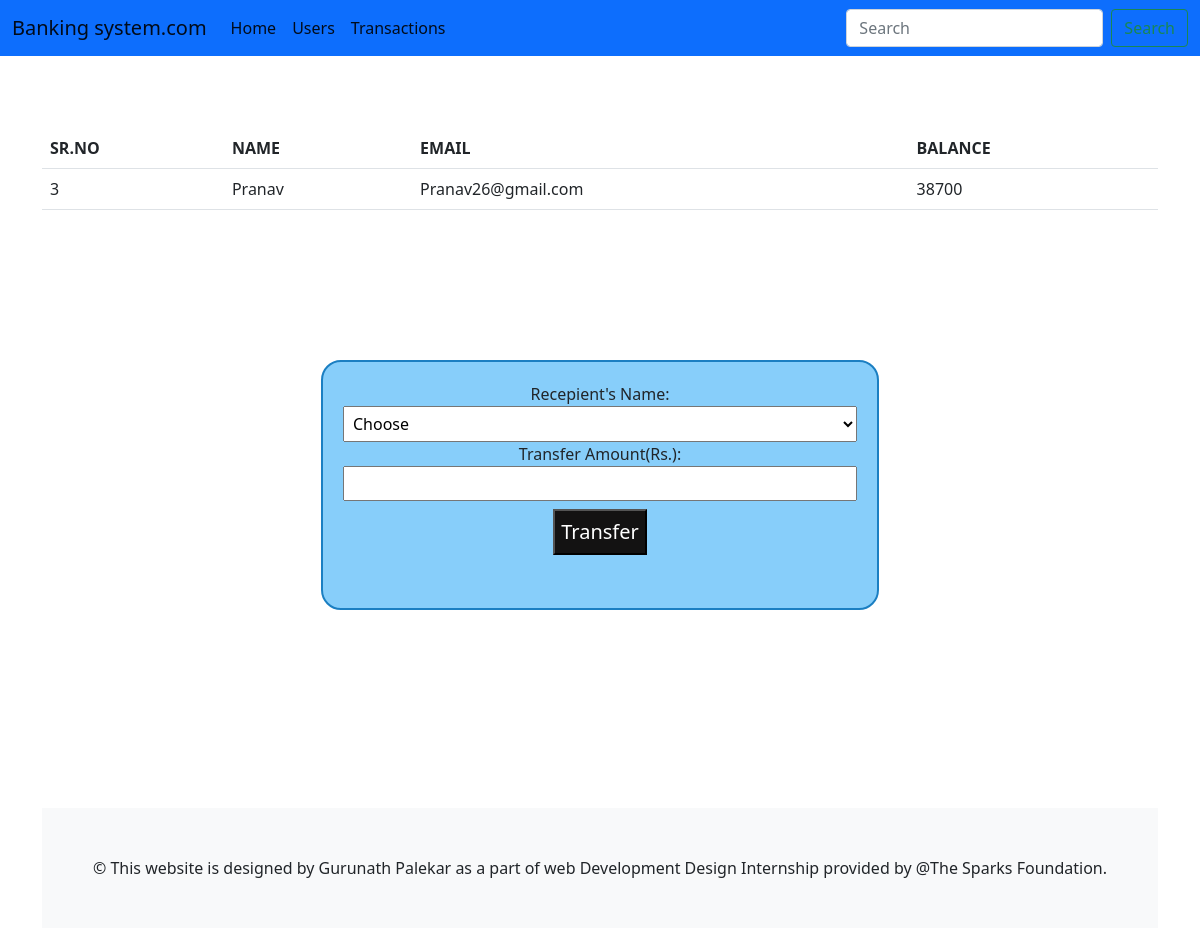
/transfer.php?id=3, run on the app's committed database.
### tables this page shows
CREATE TABLE `users` (
  `id` int(3) NOT NULL,
  `name` text NOT NULL,
  `email` varchar(30) NOT NULL,
  `balance` int(8) NOT NULL
);

### transfer.php (the view, shortened to what this page needs)
<?php include'navbar.php';
?>
<?php
  include 'config.php';
  ?>
<!doctype html>
<html lang="en">
  <head>
    <link href="https://cdn.jsdelivr.net/npm/bootstrap@5.1.0/dist/css/bootstrap.min.css" rel="stylesheet">
  </head>
  <body>
<?php
    $sid=$_GET['id'];
    $sql="SELECT * FROM users WHERE id='$sid'";
    $result=$conn->query($sql);
    $row=mysqli_fetch_assoc($result);
     ?>
     <div class="container"><br><br><br>
<table class="table table-striped">
  <thead>
    <tr>
      <th scope="col">SR.NO</th>
      <th scope="col">NAME</th>
      <th scope="col">EMAIL</th>
      <th scope="col">BALANCE</th>
    <tr>
    <tr>
    <td><?php echo $row['id'];?></td>
        <td><?php echo $row['name'];?></td>
        <td><?php echo $row['email'];?></td>
        <td><?php echo $row['balance'];?></td>
     </tr>
  </thead>
    </table>
    </div>
    <div class="container" align="center">
    <div class="form">
    <form method="post">
        Recepient's Name:
        <br>
        <select id="user" name="user">
            <option value="" selected disabled>Choose</option>
        </select>
        <br>
        Transfer Amount(Rs.):
        <br>
        <input type="text" name="amount" required>
        <br>
        <input type="submit"  name="submit" value="Transfer">
    </form>
    </div>
  </body>
  <?php include'footer.php';?>
</html>

### transfer.php (style rules this page uses)
.form { border: 2px solid rgb(27, 127, 194); border-radius: 20px; width: 50%; height: 250px; margin: 150px auto; padding: 20px; background-color: lightskyblue; }
.form input[type="text"], select { width: 100%; padding: 5px; font-size: 0.9rem; }
.form input[type="submit"] { text-align: center; font-size: 20px; font-weight: 400; background-color: rgb(19, 18, 18); color: white; margin: 8px auto; cursor: pointer; padding: 6px; }

### data on the page
users: id "3", name "Pranav", email "Pranav26@gmail.com", balance "38700"
